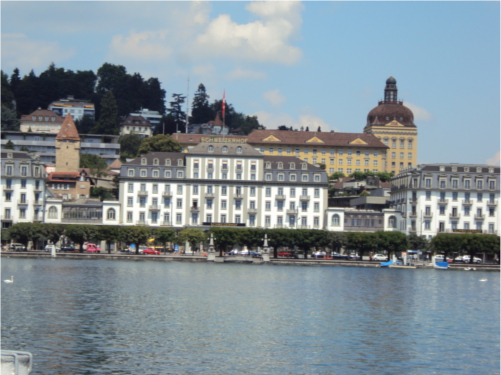
#> input picture 3/1.jpg, 501 x 375 px
$ python lab.py
#> lines starting #> are read from the running program, lines starting #| are printed output that depends on the picture
import cv2 as cv
import numpy as np
import matplotlib.pyplot as plt

def stich(img1, img2):
    detector = cv.SIFT_create()

    kp1, des1 = detector.detectAndCompute(img1, None)
    kp2, des2 = detector.detectAndCompute(img2, None)

    index_params = dict(algorithm=1, trees=5)
    search_params = dict(checks=50)

    flan = cv.FlannBasedMatcher(index_params, search_params)
    matches = flan.knnMatch(des1, des2, k=2)

    good_matches = []
    for m, n in matches:
        if m.distance < 0.7 * n.distance:
            good_matches.append(m)

    if len(list(good_matches)) < 10:
        print("Not enough matches...")
        return

    src_pts = np.float32([kp1[m.queryIdx].pt for m in good_matches]).reshape(-1, 1, 2)
    dst_pts = np.float32([kp2[m.trainIdx].pt for m in good_matches]).reshape(-1, 1, 2)

    M, mask = cv.findHomography(src_pts, dst_pts, cv.RANSAC, 5.0)

    rows1, cols1 = img1.shape[:2]
    rows2, cols2 = img2.shape[:2]
    pts1 = np.float32([[0, 0], [0, rows1], [cols1, rows1], [cols1, 0]]).reshape(-1,1,2)
    pts2 = cv.perspectiveTransform(np.float32([[0, 0], [0, rows2], [cols2, rows2], [cols2, 0]]).reshape(-1,1,2), M)
    pts = np.concatenate((pts1, pts2), axis=0)
    [xmin, ymin] = np.int32(pts.min(axis=0).ravel() - 0.5)
    [xmax, ymax] = np.int32(pts.max(axis=0).ravel() + 0.5)
    t = [-xmin,-ymin]
    Ht = np.array([[1,0,t[0]],[0,1,t[1]],[0,0,1]])
    image = cv.warpPerspective(img1, Ht.dot(M), (xmax - xmin, ymax - ymin))
    image[t[1]:rows2+t[1], t[0]:cols2+t[0]] = img2

    return image

if __name__ == '__main__':
    img1 = cv.imread("1.jpg")
#> img1 is the input picture: shape (375, 501, 3); mean B, G, R 149.6, 143, 130.7
    img2 = cv.imread("2.jpg")
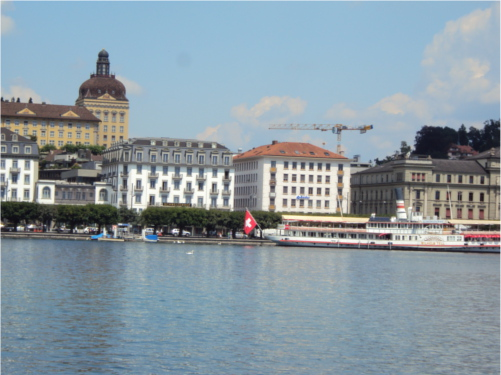
#> input picture 3/2.jpg, 501 x 375 px
#> img2 is the input picture: shape (375, 501, 3); mean B, G, R 162.2, 152.9, 137.6
    img3 = cv.imread("3.jpg")
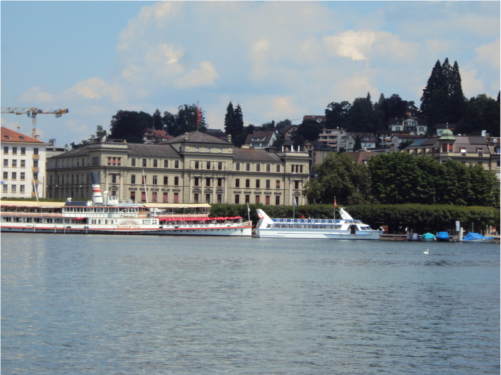
#> input picture 3/3.jpg, 501 x 375 px
#> img3 is the input picture: shape (375, 501, 3); mean B, G, R 146.2, 139.8, 129.1

    image = stich(img1, img2)
#> in stich, `kp1, des1 = detector.detectAndCompute(img1, None)`: kp1 = 1780 keypoints; strongest (x, y, size): (466, 257, 3.9), (318, 253, 2.8), (8, 195, 5.7), (195, 203, 3.4)
#> in stich, `kp2, des2 = detector.detectAndCompute(img2, None)`: kp2 = 1298 keypoints; strongest (x, y, size): (388, 236, 4.5), (175, 231, 3.9), (31, 226, 2.7), (19, 228, 2.8)
#> in stich, `matches = flan.knnMatch(des1, des2, k=2)`: matches = 1780 matches
#> after the loop in stich, `for m, n in matches:`: good_matches = 390 matches
#> in stich, `src_pts = np.float32([kp1[m.queryIdx].pt for m in good_matches]).resha..`: src_pts = 390 rows, first 8: [12.04, 185.5], [12.16, 197.8], [12.65, 181.2], [15.63, 177.7], [19.11, 180.9], [22.89, 195.7], [22.89, 195.7], [27.54, 181]
#> in stich, `dst_pts = np.float32([kp2[m.trainIdx].pt for m in good_matches]).resha..`: dst_pts = 390 rows, first 8: [204.6, 173.9], [204.3, 186.8], [204.9, 169.6], [207.1, 166.2], [135.1, 165.9], [213.9, 185.2], [213.9, 185.2], [143.1, 166.4]
#> in stich, `M, mask = cv.findHomography(src_pts, dst_pts, cv.RANSAC, 5.0)`: M = [[1.1, -0.00985, -315.8], [0.0469, 1.08, -47.61], [0.000193, 2.11e-05, 1]]; mask = 390 values, max 1 at index 43, min 0 at index 0, mean 0.859
#> in stich, `pts2 = cv.perspectiveTransform(np.float32([[0, 0], [0, rows2], [cols2,..`: pts2 = [[-315.8, -47.61], [-317, 355.1], [207.5, 345.3], [212.4, -22.01]]
#> in stich, `pts = np.concatenate((pts1, pts2), axis=0)`: pts = [[0, 0], [0, 375], [501, 375], [501, 0], [-315.8, -47.61], [-317, 355.1], [207.5, 345.3], [212.4, -22.01]]
#> in stich, `[xmin, ymin] = np.int32(pts.min(axis=0).ravel() - 0.5)`: xmin = -317; ymin = -48
#> in stich, `[xmax, ymax] = np.int32(pts.max(axis=0).ravel() + 0.5)`: xmax = 501; ymax = 375
#> in stich, `t = [-xmin,-ymin]`: t = [317, 48]
#> in stich, `Ht = np.array([[1,0,t[0]],[0,1,t[1]],[0,0,1]])`: Ht = [[1, 0, 317], [0, 1, 48], [0, 0, 1]]
#> in stich, `image = cv.warpPerspective(img1, Ht.dot(M), (xmax - xmin, ymax - ymin))`:
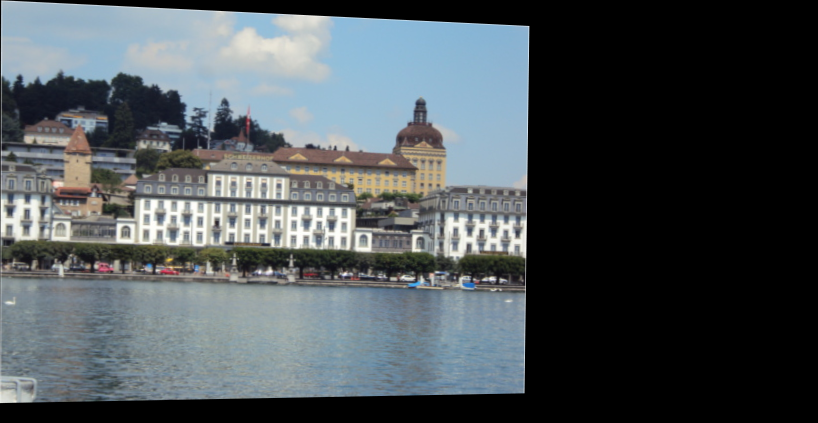
#> image: shape (423, 818, 3); mean B, G, R 87.1, 83.3, 76.3
#> in stich, `image[t[1]:rows2+t[1], t[0]:cols2+t[0]] = img2`:
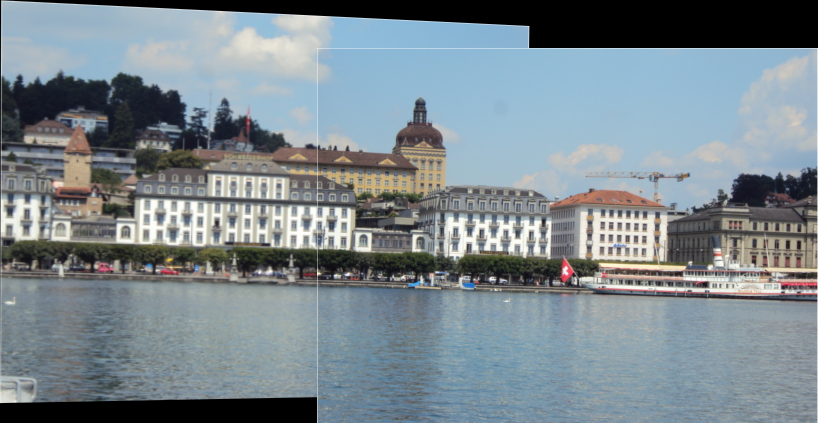
#> image: shape (423, 818, 3); mean B, G, R 142.2, 135.4, 123.6
    image2 = stich(img3, image)
#> in stich (call 2), `kp1, des1 = detector.detectAndCompute(img1, None)`: kp1 = 1315 keypoints; strongest (x, y, size): (463, 151, 2.4), (261, 213, 5), (353, 228, 4.9), (457, 223, 3.1)
#> in stich (call 2), `kp2, des2 = detector.detectAndCompute(img2, None)`: kp2 = 2578 keypoints; strongest (x, y, size): (705, 284, 4.5), (318, 273, 2.3), (492, 279, 3.9), (348, 274, 2.7)
#> in stich (call 2), `matches = flan.knnMatch(des1, des2, k=2)`: matches = 1315 matches
#> after the loop in stich (call 2), `for m, n in matches:`: good_matches = 347 matches
#> in stich (call 2), `src_pts = np.float32([kp1[m.queryIdx].pt for m in good_matches]).resha..`: src_pts = 347 rows, first 8: [5.48, 169.5], [10.12, 151], [13.58, 186.2], [13.58, 186.2], [14.01, 164.4], [14.01, 164.4], [14.15, 162.1], [14.48, 157.1]
#> in stich (call 2), `dst_pts = np.float32([kp2[m.trainIdx].pt for m in good_matches]).resha..`: dst_pts = 347 rows, first 8: [601.9, 244.5], [607.1, 213.9], [635.4, 249.6], [635.4, 249.6], [636, 228], [636, 228], [610.9, 226.1], [627.9, 220.6]
#> in stich (call 2), `M, mask = cv.findHomography(src_pts, dst_pts, cv.RANSAC, 5.0)`: M = [[0.85, -0.0151, 623.4], [-0.041, 0.978, 66.81], [-0.000185, -1.48e-05, 1]]; mask = 347 values, max 1 at index 2, min 0 at index 0, mean 0.876
#> in stich (call 2), `pts2 = cv.perspectiveTransform(np.float32([[0, 0], [0, rows2], [cols2,..`: pts2 = [[623.4, 66.81], [620.9, 483.5], [1558.8, 530.7], [1554.9, 39.18]]
#> in stich (call 2), `pts = np.concatenate((pts1, pts2), axis=0)`: pts = [[0, 0], [0, 375], [501, 375], [501, 0], [623.4, 66.81], [620.9, 483.5], [1558.8, 530.7], [1554.9, 39.18]]
#> in stich (call 2), `[xmin, ymin] = np.int32(pts.min(axis=0).ravel() - 0.5)`: xmin = 0
#> in stich (call 2), `[xmax, ymax] = np.int32(pts.max(axis=0).ravel() + 0.5)`: xmax = 1559; ymax = 531
#> in stich (call 2), `t = [-xmin,-ymin]`: t = [0, 0]
#> in stich (call 2), `Ht = np.array([[1,0,t[0]],[0,1,t[1]],[0,0,1]])`: Ht = [[1, 0, 0], [0, 1, 0], [0, 0, 1]]
#> in stich (call 2), `image = cv.warpPerspective(img1, Ht.dot(M), (xmax - xmin, ymax - ymin))`:
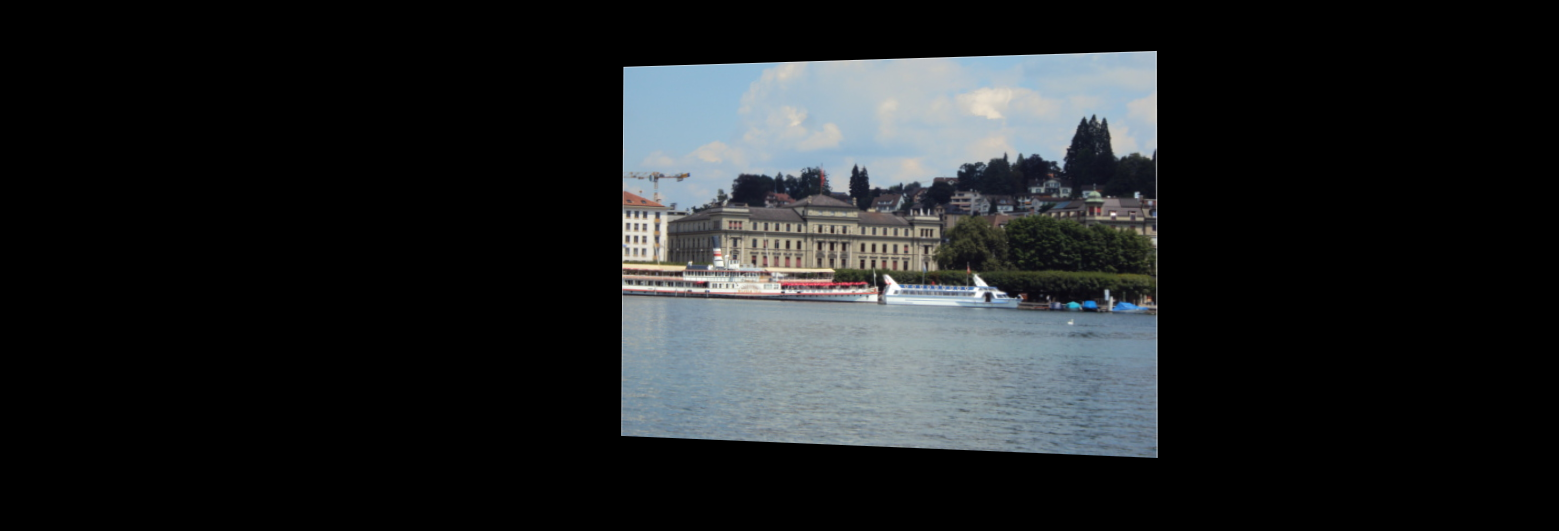
#> image: shape (531, 1559, 3); mean B, G, R 36.3, 34.7, 32
#> in stich (call 2), `image[t[1]:rows2+t[1], t[0]:cols2+t[0]] = img2`:
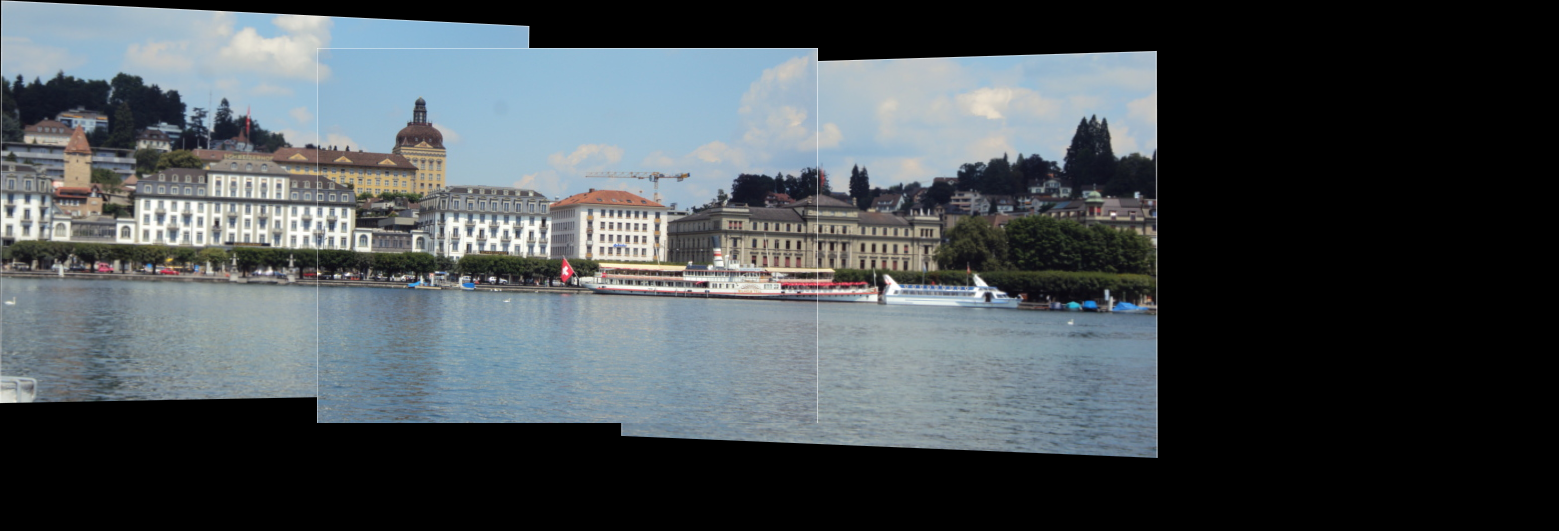
#> image: shape (531, 1559, 3); mean B, G, R 82.1, 78.3, 71.6
    plt.imshow(image2)
    plt.show()
